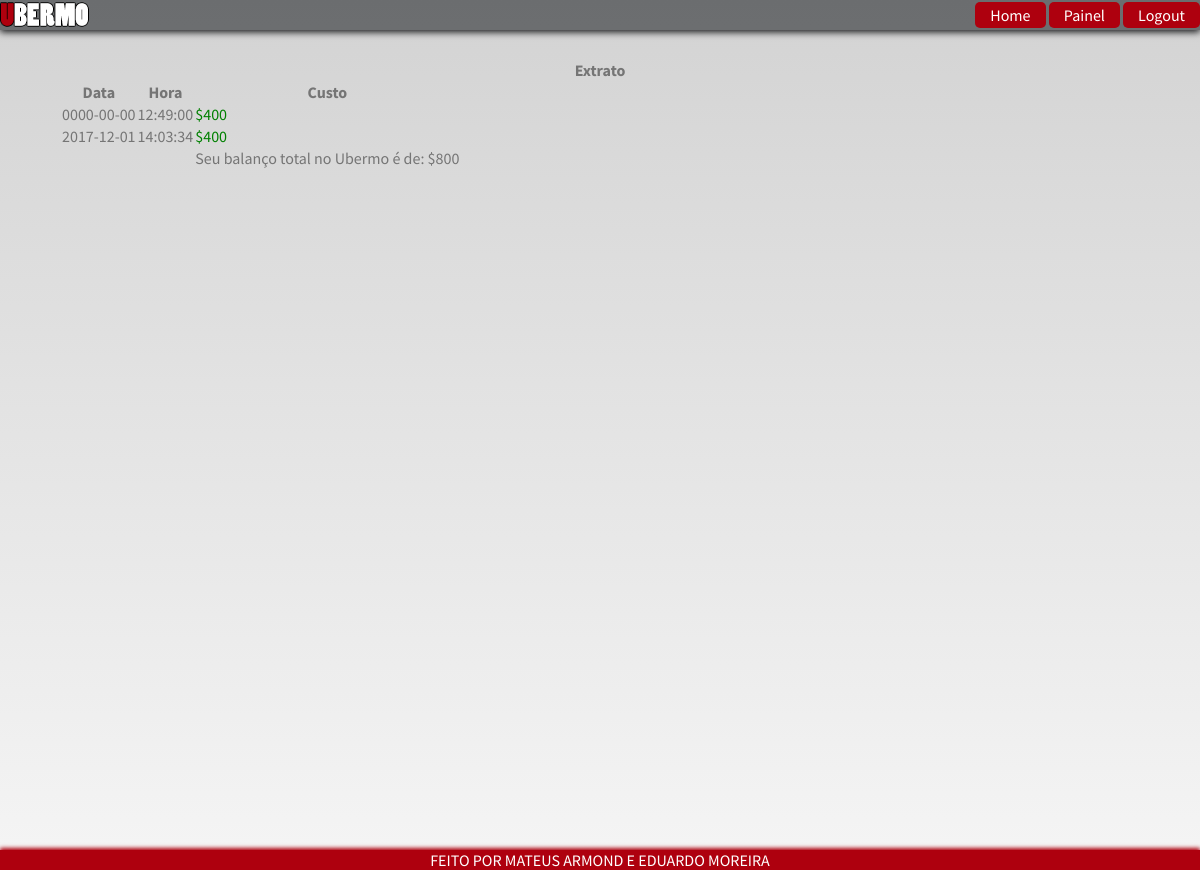
Screenshot of /extrato.php (signed in) with the database file from the repository.
### class_user.php (the view, shortened to what this page needs)
<?php
    class User{
        private $email, $tipo, $link;
        public function __construct($e, $t, $l){
            $this->email = $e;
            $this->tipo = $t;
            $this->link = $l;
        }
        public function getBalanco(){
            if($this->tipo == 'prestador')
                $query = "SELECT * FROM `servico ofertado`,`servico contratado`
                WHERE Prestador_email = '".$this->email."' and estado = 'finalizado' and
                `servico ofertado`.id = `Servico Ofertado_id` ORDER BY data, hora";
            else
                $query = "SELECT * FROM `servico contratado` WHERE Cliente_email =
                '".$this->email."' and estado = 'finalizado' ORDER BY data, hora";
            $sum = 0;
            $result = mysqli_query($this->link, $query);
            echo '<table id="customers">';
            echo '<tr>
              <th>Data</th>
              <th>Hora</th>
              <th>Custo</th>
            </tr>';
            for($i = $result->num_rows; $i > 0; $i--){
                $obj = $result->fetch_object();
                if($this->tipo == 'prestador'){
                    $sum += $obj->valor*$obj->tempo;
                    echo "<tr>" . "<td>" . $obj->data . "</td> " . "<td>" . $obj->hora .
                    "</td>" . "<td>" . "<p style='all:none; color:green; display:inline;'> $" .
                    $obj->valor*$obj->tempo . "</p></td></tr>";
                }
                else{
                    $sum -= $obj->valor*$obj->tempo;
                    echo "<tr>" . "<td>" . $obj->data . "</td> " . "<td>" . $obj->hora .
                    "</td>" . "<td>" . "<p style='all:none; color:red; display:inline;'> $-" .
                    $obj->valor*$obj->tempo . "</p></td></tr>";
                }
            }
            echo "<tr> <td></td> <td></td> <td> Seu balanço total no Ubermo é de: $" . $sum . " </td></tr>";
            echo '</table>';
        }
    }
?>

### css/styles.css (style rules this page uses)
body { background: linear-gradient(#D3D3D3,#F5F5F5); }
* { padding: 0px; margin: 0px; font-family: 'Source Sans Pro', sans-serif; color: rgb(117, 117, 117); }

### rows the page displays
servico contratado: data "0000-00-00", hora "12:49:00", $obj->valor*$obj->tempo "400"
servico contratado: data "2017-12-01", hora "14:03:34", $obj->valor*$obj->tempo "400"

### other values shown
$sum "800"
